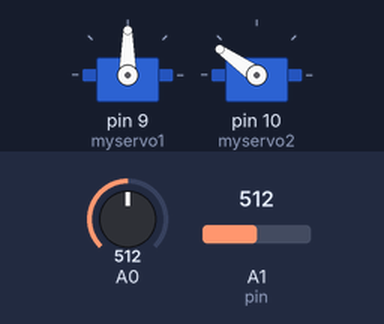
A sketch run on a simulated Arduino Uno, built with avr-gcc and run on an emulated ATmega328P. Shown: 2 × servo. The test bench sets the inputs (shaded band); at power-on: A1 (pin) = 512, A0 = 512.

Above: at 1.4 s.
1.5 s: A1 (pin) set to 716
At 2.0 s:
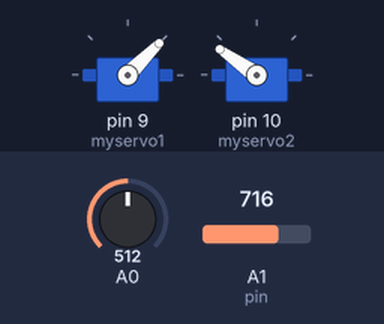
3.1 s: A0 set to 306
At 4.5 s:
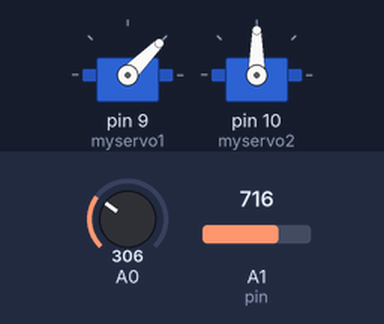
6.1 s: A1 (pin) set to 306
At 7.6 s:
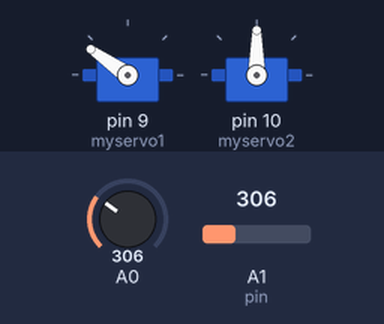
9.1 s: A0 set to 716
At 10.3 s:
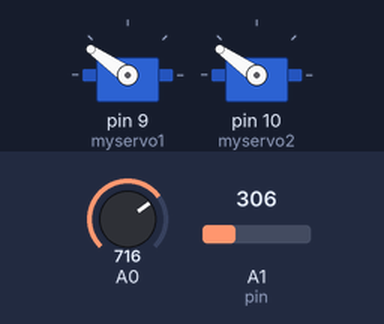
10.7 s: A1 (pin) set to 900
At 11.4 s:
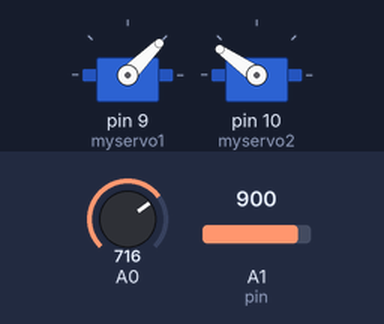
12.2 s: A1 (pin) set to 135
At 13.0 s:
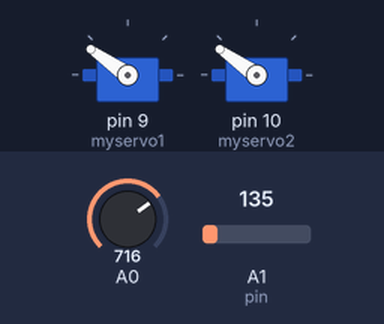
Timing chart, 0 to 14.8 s (numbered marks = the images above; inputs shaded):
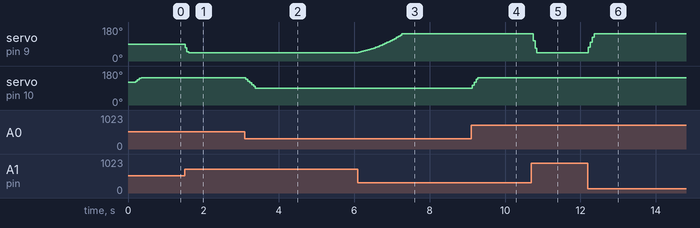

The sketch:

lighttracker.ino
```cpp
#include <Servo.h>

struct ServoControl {
  int pin;  // Where the input voltage is
  int error = 0;
  int acum_error = 0;
  int pos;  // servo position
  int min_pos;
  int max_pos;
  int offset = 0;  // To bias the position
  int sign = 1;  // indicates if we sum (1) or substract (-1) the update to the current position (hardware dependant)
  String myname;
};

Servo myservo1;
Servo myservo2;

ServoControl control1;
ServoControl control2;

void setup() {
  control1.pin = A1;
  control1.pos = 90;
  control1.min_pos = 45;
  control1.max_pos = 145;
  control1.sign = -1;
  control1.myname = "Control1";

  control2.pin = A0;
  control2.pos = 120;
  control2.min_pos = 90;
  control2.max_pos = 145;
  control2.offset = 70;
  control2.myname = "Control2";

  myservo1.attach(9);
  myservo2.attach(10);
  myservo1.write(control1.pos);
  myservo2.write(control2.pos);

  delay(200);
  Serial.begin(9600);
}

float k = 0.1;
float ki = 0.001;

void loop()
{
  readInput(&control1);
  readInput(&control2);

  computeNewPosition(&control1);
  computeNewPosition(&control2);

  myservo1.write(control1.pos);
  myservo2.write(control2.pos);

  // printState(&control1);
  // printState(&control2);
  delay(50);
}

void readInput(struct ServoControl* control) {
  control->error = analogRead(control->pin) - 512 + control->offset;
}

void computeNewPosition(struct ServoControl* control) {
  control->acum_error += control->error;  // integral part
  int pos_update = k * control->error + ki * control->acum_error;
  control->pos += (control->sign * pos_update);
  control->pos = constrain(control->pos, control->min_pos, control->max_pos);  // clamp the position
}

void printState(struct ServoControl* control) {
  String toprint = "";
  toprint += control->myname;
  toprint += ", error: ";
  toprint += control->error;
  toprint += ", pos: ";
  toprint += control->pos;
  Serial.println(toprint);
 }
```

Measured:
- after the input at 1.5 s, servo on pin 9 (myservo1): 90° → 45° at once
- after the input at 3.1 s, servo on pin 10 (myservo2): 145° → 90° at once
- after the input at 6.1 s, servo on pin 9 (myservo1): moves from 45° to 145° over 1.2 s, starting at once
- after the input at 9.1 s, servo on pin 10 (myservo2): 90° → 145° at once
- after the input at 10.7 s, servo on pin 9 (myservo1): 145° → 45° after 0.05 s
- after the input at 12.2 s, servo on pin 9 (myservo1): 45° → 145° at once
